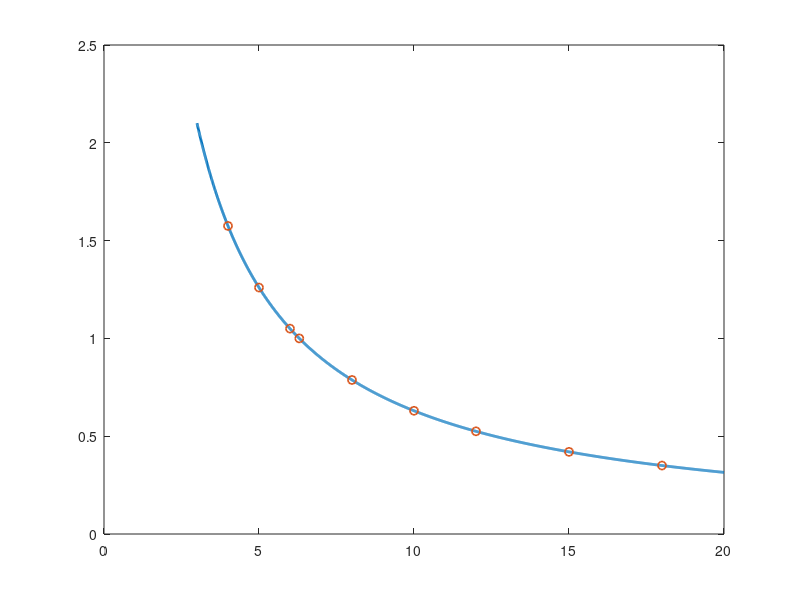

Here is the MATLAB script that generated this plot: (Note: this script raises an error after producing the figure.)
%% AR = 10 graphical justification (theory-based)
% Normalised induced-drag trend:  CDi / CDi0 = AR0 / AR
% Baseline BrUAS 2022 AR0 computed from geometry: AR0 = b0^2/S (or b0/c0 for rectangular)
% Here we use AR0 = 6.30 (from b0 = 2.52 m, c0 = 0.39993 m).

clear; clc; close all;

AR0 = 6.30;           % baseline aspect ratio
AR_select = 10;       % chosen aspect ratio

% High-resolution AR range
AR = linspace(3, 20, 2000);        % "more points" + smooth curve
CDi_norm = AR0 ./ AR;              % CDi / CDi0

% Add a few reference points (optional markers)
AR_pts = [4 5 6 6.3 8 10 12 15 18];
CDi_pts = AR0 ./ AR_pts;

% Figure
fig = figure('Color','w','Units','pixels','Position',[100 100 900 520]);
plot(AR, CDi_norm, 'LineWidth', 2); hold on;
plot(AR_pts, CDi_pts, 'o', 'MarkerSize', 6, 'LineWidth', 1.2);

% Highlight chosen AR=10 and baseline AR0
y_select = AR0 / AR_select;
xline(AR_select, '--', 'LineWidth', 1.5);
yline(y_select, '--', 'LineWidth', 1.2);

% Annotate key points
text(AR_select+0.2, y_select, sprintf('  AR = %g (CDi/CDi0 = %.3f)', AR_select, y_select), ...
    'FontSize', 19, 'VerticalAlignment','bottom');

% Labels and formatting
grid on;
xlabel('Aspect Ratio, AR', 'FontSize', 20);
ylabel('Normalised induced drag term, C_{D,i}/C_{D,i,0}', 'FontSize', 20);
title('Diminishing returns of induced drag reduction with increasing AR (theory)', 'FontSize', 30);

% Tight axis limits
xlim([min(AR) max(AR)]);
ylim([0 max(CDi_norm)*1.05]);

% Export high-quality images for Overleaf
outDir = fullfile(pwd, 'exports');
if ~exist(outDir, 'dir'); mkdir(outDir); end

exportgraphics(fig, fullfile(outDir,'AR_induced_drag_normalised.png'), 'Resolution', 600);
exportgraphics(fig, fullfile(outDir,'AR_induced_drag_normalised.pdf'), 'ContentType', 'vector');
disp('Saved: exports/AR_induced_drag_normalised.png and .pdf');
